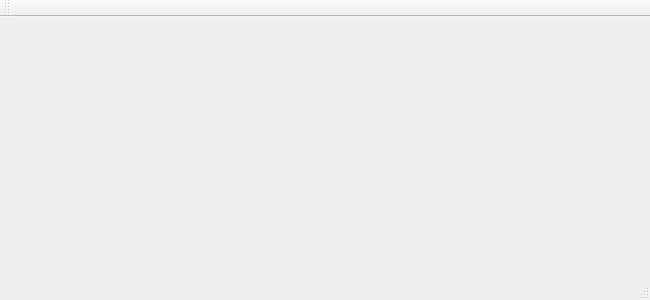
<?xml version="1.0" encoding="UTF-8"?>
<ui version="4.0">
 <class>ClientWindow</class>
 <widget class="QMainWindow" name="ClientWindow">
  <property name="geometry">
   <rect>
    <x>0</x>
    <y>0</y>
    <width>650</width>
    <height>300</height>
   </rect>
  </property>
  <property name="windowTitle">
   <string>ClientWindow</string>
  </property>
  <widget class="QWidget" name="centralWidget"/>
  <widget class="QMenuBar" name="menuBar">
   <property name="geometry">
    <rect>
     <x>0</x>
     <y>0</y>
     <width>650</width>
     <height>20</height>
    </rect>
   </property>
  </widget>
  <widget class="QToolBar" name="mainToolBar">
   <attribute name="toolBarArea">
    <enum>TopToolBarArea</enum>
   </attribute>
   <attribute name="toolBarBreak">
    <bool>false</bool>
   </attribute>
  </widget>
  <widget class="QStatusBar" name="statusBar"/>
 </widget>
 <layoutdefault spacing="6" margin="11"/>
 <resources/>
 <connections/>
</ui>
